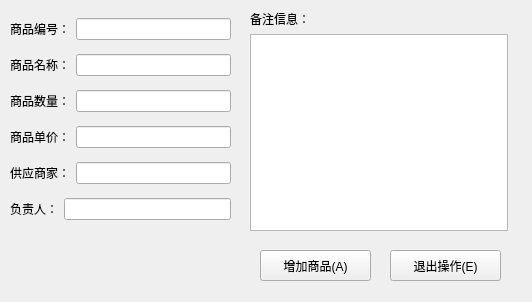
<?xml version="1.0" encoding="UTF-8"?>
<ui version="4.0">
 <class>AddCommodity</class>
 <widget class="QWidget" name="AddCommodity">
  <property name="geometry">
   <rect>
    <x>0</x>
    <y>0</y>
    <width>532</width>
    <height>302</height>
   </rect>
  </property>
  <property name="windowTitle">
   <string>新增商品</string>
  </property>
  <property name="windowIcon">
   <iconset resource="images.qrc">
    <normaloff>:/new/prefix1/images/update.png</normaloff>:/new/prefix1/images/update.png</iconset>
  </property>
  <widget class="QPushButton" name="pushButton_Add">
   <property name="geometry">
    <rect>
     <x>260</x>
     <y>250</y>
     <width>111</width>
     <height>31</height>
    </rect>
   </property>
   <property name="text">
    <string>增加商品(A)</string>
   </property>
  </widget>
  <widget class="QPushButton" name="pushButton_Exit">
   <property name="geometry">
    <rect>
     <x>390</x>
     <y>250</y>
     <width>111</width>
     <height>31</height>
    </rect>
   </property>
   <property name="text">
    <string>退出操作(E)</string>
   </property>
  </widget>
  <widget class="QWidget" name="layoutWidget">
   <property name="geometry">
    <rect>
     <x>250</x>
     <y>10</y>
     <width>258</width>
     <height>221</height>
    </rect>
   </property>
   <layout class="QVBoxLayout" name="verticalLayout">
    <item>
     <widget class="QLabel" name="label_7">
      <property name="text">
       <string>备注信息：</string>
      </property>
     </widget>
    </item>
    <item>
     <widget class="QTextEdit" name="textEdit_Remarks"/>
    </item>
   </layout>
  </widget>
  <widget class="QWidget" name="layoutWidget">
   <property name="geometry">
    <rect>
     <x>10</x>
     <y>10</y>
     <width>221</width>
     <height>221</height>
    </rect>
   </property>
   <layout class="QVBoxLayout" name="verticalLayout_2">
    <item>
     <layout class="QHBoxLayout" name="horizontalLayout">
      <item>
       <widget class="QLabel" name="label">
        <property name="text">
         <string>商品编号：</string>
        </property>
       </widget>
      </item>
      <item>
       <widget class="QLineEdit" name="lineEdit_Id"/>
      </item>
     </layout>
    </item>
    <item>
     <layout class="QHBoxLayout" name="horizontalLayout_2">
      <item>
       <widget class="QLabel" name="label_2">
        <property name="text">
         <string>商品名称：</string>
        </property>
       </widget>
      </item>
      <item>
       <widget class="QLineEdit" name="lineEdit_Name"/>
      </item>
     </layout>
    </item>
    <item>
     <layout class="QHBoxLayout" name="horizontalLayout_3">
      <item>
       <widget class="QLabel" name="label_3">
        <property name="text">
         <string>商品数量：</string>
        </property>
       </widget>
      </item>
      <item>
       <widget class="QLineEdit" name="lineEdit_Amount"/>
      </item>
     </layout>
    </item>
    <item>
     <layout class="QHBoxLayout" name="horizontalLayout_4">
      <item>
       <widget class="QLabel" name="label_4">
        <property name="text">
         <string>商品单价：</string>
        </property>
       </widget>
      </item>
      <item>
       <widget class="QLineEdit" name="lineEdit_UnitPrice"/>
      </item>
     </layout>
    </item>
    <item>
     <layout class="QHBoxLayout" name="horizontalLayout_5">
      <item>
       <widget class="QLabel" name="label_5">
        <property name="text">
         <string>供应商家：</string>
        </property>
       </widget>
      </item>
      <item>
       <widget class="QLineEdit" name="lineEdit_Supplier"/>
      </item>
     </layout>
    </item>
    <item>
     <layout class="QHBoxLayout" name="horizontalLayout_6">
      <item>
       <widget class="QLabel" name="label_6">
        <property name="text">
         <string>负责人：</string>
        </property>
       </widget>
      </item>
      <item>
       <widget class="QLineEdit" name="lineEdit_Director"/>
      </item>
     </layout>
    </item>
   </layout>
  </widget>
 </widget>
 <resources>
  <include location="images.qrc"/>
 </resources>
 <connections/>
</ui>
